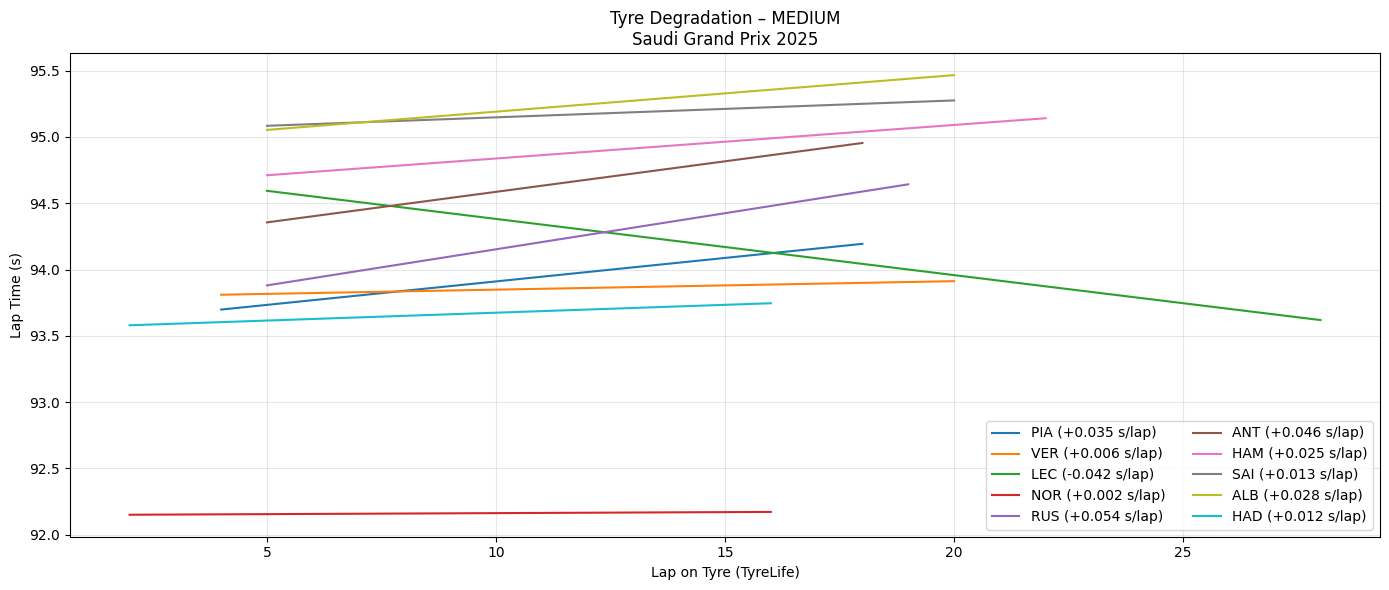

Generate this figure with Python:
import fastf1, os
import pandas as pd
import numpy as np
import matplotlib.pyplot as plt
from pathlib import Path

# ========= CONFIG =========
YEAR = 2025
GP = "Saudi Grand Prix"
SESSION = "R"
COMPOUND = "MEDIUM"      # SOFT / MEDIUM / HARD
TOP_N = 10             # Top N finishers
CACHE_DIR = Path("/content/fastf1_cache")

# ========= CACHE =========
CACHE_DIR.mkdir(parents=True, exist_ok=True)
fastf1.Cache.enable_cache(CACHE_DIR)

# ========= LOAD SESSION =========
session = fastf1.get_session(YEAR, GP, SESSION)
session.load()

laps = session.laps.copy()
laps = laps[laps["IsAccurate"]]

# Convert laptime to seconds
laps["LapTimeSec"] = laps["LapTime"].dt.total_seconds()

# ========= SELECT TOP DRIVERS =========
drivers = (
    session.results
    .sort_values("Position")
    .head(TOP_N)["Abbreviation"]
    .tolist()
)

laps = laps[laps["Driver"].isin(drivers)]

# ========= CLEAN LAPS =========
laps = laps[
    laps["PitInTime"].isna() &
    laps["PitOutTime"].isna() &
    (laps["Compound"] == COMPOUND)
]

# ========= REMOVE OUTLIERS (IQR PER DRIVER PER STINT) =========
clean = []

for (d, stint), dl in laps.groupby(["Driver", "Stint"]):
    if len(dl) < 5:
        continue

    q1, q3 = dl["LapTimeSec"].quantile([0.25, 0.75])
    iqr = q3 - q1

    dl = dl[
        (dl["LapTimeSec"] >= q1 - 1.5 * iqr) &
        (dl["LapTimeSec"] <= q3 + 1.5 * iqr)
    ]

    clean.append(dl)

clean = pd.concat(clean)

# ========= PLOT TYRE DEGRADATION =========
plt.figure(figsize=(14,6))

for d in drivers:
    dl = clean[clean["Driver"] == d]

    # pilih stint terpanjang untuk driver tsb
    if dl.empty:
        continue

    stint_id = (
        dl.groupby("Stint").size().idxmax()
    )

    stint_laps = dl[dl["Stint"] == stint_id]

    if len(stint_laps) < 5:
        continue

    x = stint_laps["TyreLife"]
    y = stint_laps["LapTimeSec"]

    # Linear regression → degradation slope
    z = np.polyfit(x, y, 1)
    y_fit = np.polyval(z, x)

    plt.plot(x, y_fit, label=f"{d} ({z[0]:+.03f} s/lap)")

plt.title(f"Tyre Degradation – {COMPOUND}\n{GP} {YEAR}")
plt.xlabel("Lap on Tyre (TyreLife)")
plt.ylabel("Lap Time (s)")
plt.grid(alpha=0.3)
plt.legend(ncol=2)
plt.tight_layout()
plt.show()
